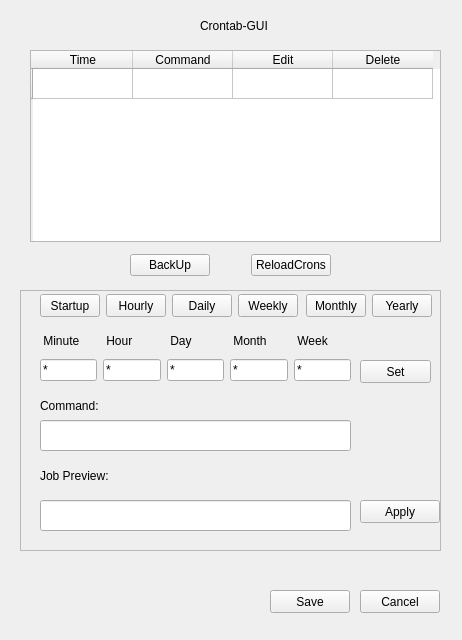
<?xml version="1.0" encoding="UTF-8"?>
<ui version="4.0">
 <class>Frame</class>
 <widget class="QFrame" name="Frame">
  <property name="enabled">
   <bool>true</bool>
  </property>
  <property name="geometry">
   <rect>
    <x>0</x>
    <y>0</y>
    <width>462</width>
    <height>640</height>
   </rect>
  </property>
  <property name="maximumSize">
   <size>
    <width>480</width>
    <height>640</height>
   </size>
  </property>
  <property name="windowTitle">
   <string>Crontab GUI</string>
  </property>
  <widget class="QLabel" name="label">
   <property name="geometry">
    <rect>
     <x>200</x>
     <y>10</y>
     <width>91</width>
     <height>31</height>
    </rect>
   </property>
   <property name="text">
    <string>Crontab-GUI</string>
   </property>
  </widget>
  <widget class="QPushButton" name="save_button">
   <property name="geometry">
    <rect>
     <x>270</x>
     <y>590</y>
     <width>80</width>
     <height>23</height>
    </rect>
   </property>
   <property name="text">
    <string>Save</string>
   </property>
  </widget>
  <widget class="QPushButton" name="cancel_button">
   <property name="geometry">
    <rect>
     <x>360</x>
     <y>590</y>
     <width>80</width>
     <height>23</height>
    </rect>
   </property>
   <property name="text">
    <string>Cancel</string>
   </property>
  </widget>
  <widget class="QFrame" name="frame">
   <property name="geometry">
    <rect>
     <x>20</x>
     <y>290</y>
     <width>421</width>
     <height>261</height>
    </rect>
   </property>
   <property name="styleSheet">
    <string notr="true">#Frame{border:&quot;5px solid black&quot;}</string>
   </property>
   <property name="frameShape">
    <enum>QFrame::StyledPanel</enum>
   </property>
   <property name="frameShadow">
    <enum>QFrame::Raised</enum>
   </property>
   <widget class="QWidget" name="horizontalLayoutWidget">
    <property name="geometry">
     <rect>
      <x>20</x>
      <y>60</y>
      <width>311</width>
      <height>41</height>
     </rect>
    </property>
    <layout class="QHBoxLayout" name="horizontalLayout">
     <item>
      <widget class="QLineEdit" name="minute_input">
       <property name="text">
        <string>*</string>
       </property>
      </widget>
     </item>
     <item>
      <widget class="QLineEdit" name="hour_input">
       <property name="text">
        <string>*</string>
       </property>
      </widget>
     </item>
     <item>
      <widget class="QLineEdit" name="day_input">
       <property name="text">
        <string>*</string>
       </property>
      </widget>
     </item>
     <item>
      <widget class="QLineEdit" name="month_input">
       <property name="text">
        <string>*</string>
       </property>
      </widget>
     </item>
     <item>
      <widget class="QLineEdit" name="week_input">
       <property name="text">
        <string>*</string>
       </property>
      </widget>
     </item>
    </layout>
   </widget>
   <widget class="QWidget" name="horizontalLayoutWidget_2">
    <property name="geometry">
     <rect>
      <x>20</x>
      <y>40</y>
      <width>311</width>
      <height>21</height>
     </rect>
    </property>
    <layout class="QHBoxLayout" name="horizontalLayout_2">
     <item>
      <widget class="QLabel" name="label_6">
       <property name="text">
        <string> Minute</string>
       </property>
      </widget>
     </item>
     <item>
      <widget class="QLabel" name="label_5">
       <property name="text">
        <string> Hour</string>
       </property>
      </widget>
     </item>
     <item>
      <widget class="QLabel" name="label_4">
       <property name="text">
        <string> Day</string>
       </property>
      </widget>
     </item>
     <item>
      <widget class="QLabel" name="label_3">
       <property name="text">
        <string> Month</string>
       </property>
      </widget>
     </item>
     <item>
      <widget class="QLabel" name="label_2">
       <property name="text">
        <string> Week</string>
       </property>
      </widget>
     </item>
    </layout>
   </widget>
   <widget class="QPushButton" name="add_button">
    <property name="geometry">
     <rect>
      <x>340</x>
      <y>70</y>
      <width>71</width>
      <height>23</height>
     </rect>
    </property>
    <property name="text">
     <string>Set</string>
    </property>
   </widget>
   <widget class="QLabel" name="label_7">
    <property name="geometry">
     <rect>
      <x>20</x>
      <y>100</y>
      <width>81</width>
      <height>31</height>
     </rect>
    </property>
    <property name="text">
     <string>Command: </string>
    </property>
   </widget>
   <widget class="QLineEdit" name="command_input">
    <property name="geometry">
     <rect>
      <x>20</x>
      <y>130</y>
      <width>311</width>
      <height>31</height>
     </rect>
    </property>
   </widget>
   <widget class="QLabel" name="label_8">
    <property name="geometry">
     <rect>
      <x>20</x>
      <y>170</y>
      <width>81</width>
      <height>31</height>
     </rect>
    </property>
    <property name="text">
     <string>Job Preview:</string>
    </property>
   </widget>
   <widget class="QLineEdit" name="lineEdit">
    <property name="geometry">
     <rect>
      <x>20</x>
      <y>210</y>
      <width>311</width>
      <height>31</height>
     </rect>
    </property>
    <property name="readOnly">
     <bool>true</bool>
    </property>
   </widget>
   <widget class="QPushButton" name="pushButton_7">
    <property name="geometry">
     <rect>
      <x>340</x>
      <y>210</y>
      <width>80</width>
      <height>23</height>
     </rect>
    </property>
    <property name="text">
     <string>Apply</string>
    </property>
   </widget>
   <widget class="QWidget" name="horizontalLayoutWidget_3">
    <property name="geometry">
     <rect>
      <x>20</x>
      <y>0</y>
      <width>392</width>
      <height>31</height>
     </rect>
    </property>
    <layout class="QHBoxLayout" name="horizontalLayout_3">
     <property name="sizeConstraint">
      <enum>QLayout::SetDefaultConstraint</enum>
     </property>
     <item>
      <widget class="QPushButton" name="startup">
       <property name="maximumSize">
        <size>
         <width>60</width>
         <height>23</height>
        </size>
       </property>
       <property name="text">
        <string>Startup</string>
       </property>
       <property name="checkable">
        <bool>true</bool>
       </property>
       <property name="autoExclusive">
        <bool>true</bool>
       </property>
       <property name="default">
        <bool>false</bool>
       </property>
      </widget>
     </item>
     <item>
      <widget class="QPushButton" name="hourly">
       <property name="maximumSize">
        <size>
         <width>60</width>
         <height>23</height>
        </size>
       </property>
       <property name="text">
        <string>Hourly</string>
       </property>
       <property name="checkable">
        <bool>true</bool>
       </property>
       <property name="autoExclusive">
        <bool>true</bool>
       </property>
      </widget>
     </item>
     <item>
      <widget class="QPushButton" name="daily">
       <property name="maximumSize">
        <size>
         <width>60</width>
         <height>23</height>
        </size>
       </property>
       <property name="text">
        <string>Daily</string>
       </property>
       <property name="checkable">
        <bool>true</bool>
       </property>
       <property name="autoExclusive">
        <bool>true</bool>
       </property>
      </widget>
     </item>
     <item alignment="Qt::AlignLeft">
      <widget class="QPushButton" name="weekly">
       <property name="maximumSize">
        <size>
         <width>60</width>
         <height>23</height>
        </size>
       </property>
       <property name="text">
        <string>Weekly</string>
       </property>
       <property name="checkable">
        <bool>true</bool>
       </property>
       <property name="autoExclusive">
        <bool>true</bool>
       </property>
      </widget>
     </item>
     <item>
      <widget class="QPushButton" name="monthly">
       <property name="maximumSize">
        <size>
         <width>60</width>
         <height>23</height>
        </size>
       </property>
       <property name="text">
        <string>Monthly</string>
       </property>
       <property name="checkable">
        <bool>true</bool>
       </property>
       <property name="autoExclusive">
        <bool>true</bool>
       </property>
      </widget>
     </item>
     <item>
      <widget class="QPushButton" name="yearly">
       <property name="maximumSize">
        <size>
         <width>60</width>
         <height>23</height>
        </size>
       </property>
       <property name="text">
        <string>Yearly</string>
       </property>
       <property name="checkable">
        <bool>true</bool>
       </property>
       <property name="autoExclusive">
        <bool>true</bool>
       </property>
      </widget>
     </item>
    </layout>
   </widget>
  </widget>
  <widget class="QTableWidget" name="tableWidget">
   <property name="geometry">
    <rect>
     <x>30</x>
     <y>50</y>
     <width>411</width>
     <height>192</height>
    </rect>
   </property>
   <property name="minimumSize">
    <size>
     <width>411</width>
     <height>192</height>
    </size>
   </property>
   <property name="maximumSize">
    <size>
     <width>411</width>
     <height>192</height>
    </size>
   </property>
   <property name="horizontalScrollBarPolicy">
    <enum>Qt::ScrollBarAlwaysOff</enum>
   </property>
   <property name="sizeAdjustPolicy">
    <enum>QAbstractScrollArea::AdjustIgnored</enum>
   </property>
   <property name="editTriggers">
    <set>QAbstractItemView::NoEditTriggers</set>
   </property>
   <property name="selectionBehavior">
    <enum>QAbstractItemView::SelectRows</enum>
   </property>
   <property name="wordWrap">
    <bool>true</bool>
   </property>
   <row>
    <property name="text">
     <string/>
    </property>
   </row>
   <column>
    <property name="text">
     <string>Time</string>
    </property>
   </column>
   <column>
    <property name="text">
     <string>Command</string>
    </property>
   </column>
   <column>
    <property name="text">
     <string>Edit</string>
    </property>
   </column>
   <column>
    <property name="text">
     <string>Delete</string>
    </property>
   </column>
   <item row="0" column="3">
    <property name="text">
     <string/>
    </property>
    <property name="icon">
     <iconset theme="SP_TrashIcon">
      <normaloff>.</normaloff>.</iconset>
    </property>
   </item>
  </widget>
  <widget class="QWidget" name="horizontalLayoutWidget_4">
   <property name="geometry">
    <rect>
     <x>130</x>
     <y>250</y>
     <width>201</width>
     <height>31</height>
    </rect>
   </property>
   <layout class="QHBoxLayout" name="horizontalLayout_4">
    <item>
     <widget class="QPushButton" name="pushButton_8">
      <property name="text">
       <string>BackUp</string>
      </property>
     </widget>
    </item>
    <item>
     <spacer name="horizontalSpacer">
      <property name="orientation">
       <enum>Qt::Horizontal</enum>
      </property>
      <property name="sizeHint" stdset="0">
       <size>
        <width>40</width>
        <height>20</height>
       </size>
      </property>
     </spacer>
    </item>
    <item>
     <widget class="QPushButton" name="reload_crons_btn">
      <property name="text">
       <string>ReloadCrons</string>
      </property>
     </widget>
    </item>
   </layout>
  </widget>
 </widget>
 <resources/>
 <connections/>
</ui>
